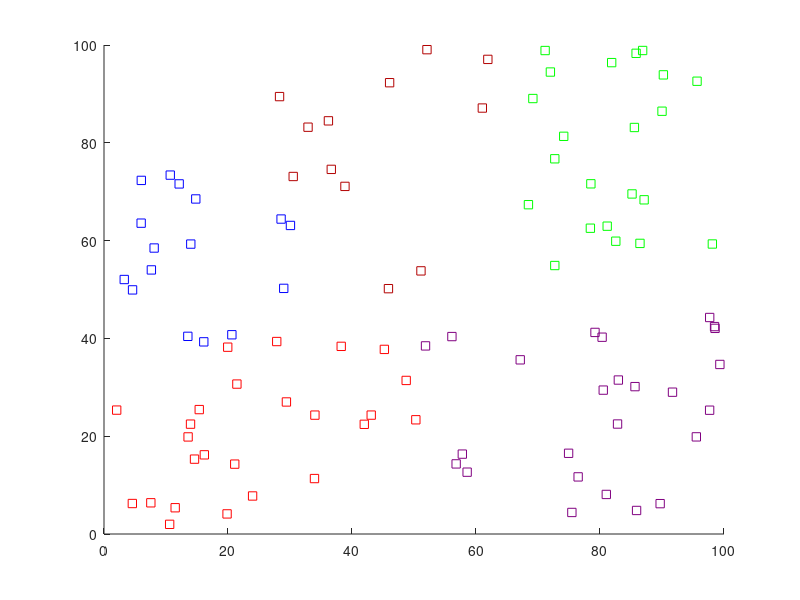

Write the MATLAB code that produced this figure.
clc;
clear;
close all;
%%
X=unifrnd(1,100,[100,1]);
 Y=unifrnd(1,100,[100,1]);
A=kmeans([X,Y],5)
hold on
plot(X(A==1),Y(A==1),'s','Color',[0.7,0,0])
plot(X(A==2),Y(A==2),'s','Color',[1,0,0])
plot(X(A==3),Y(A==3),'s','Color',[0,1,0])
plot(X(A==4),Y(A==4),'s','Color',[0,0,1])
plot(X(A==5),Y(A==5),'s','Color',[0.5,0,0.5])